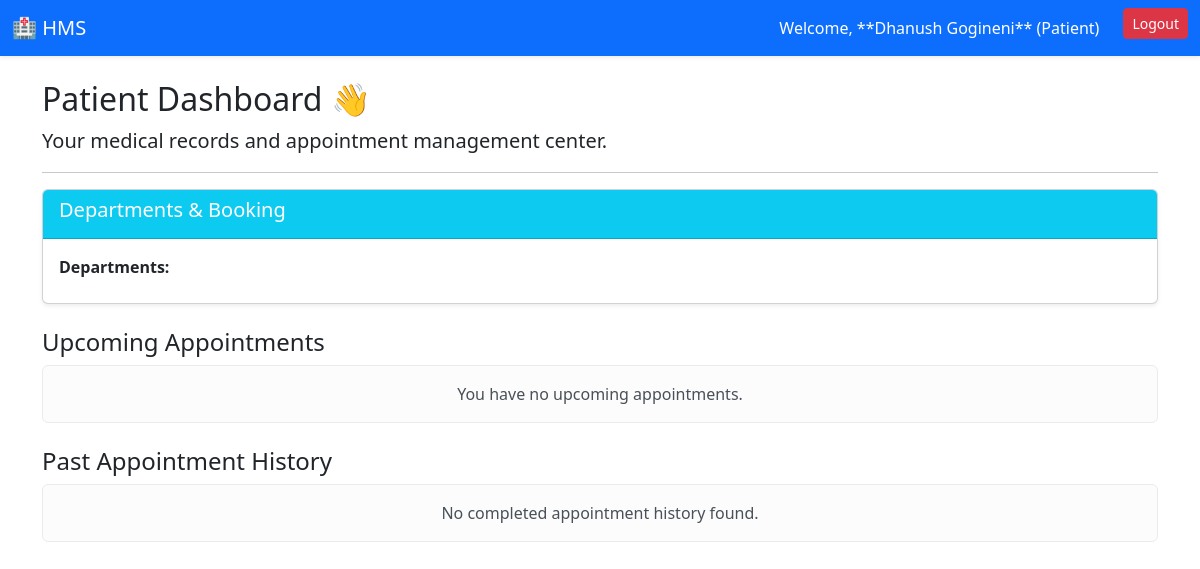
Before: /patient/dashboard (signed in) with the older database file.
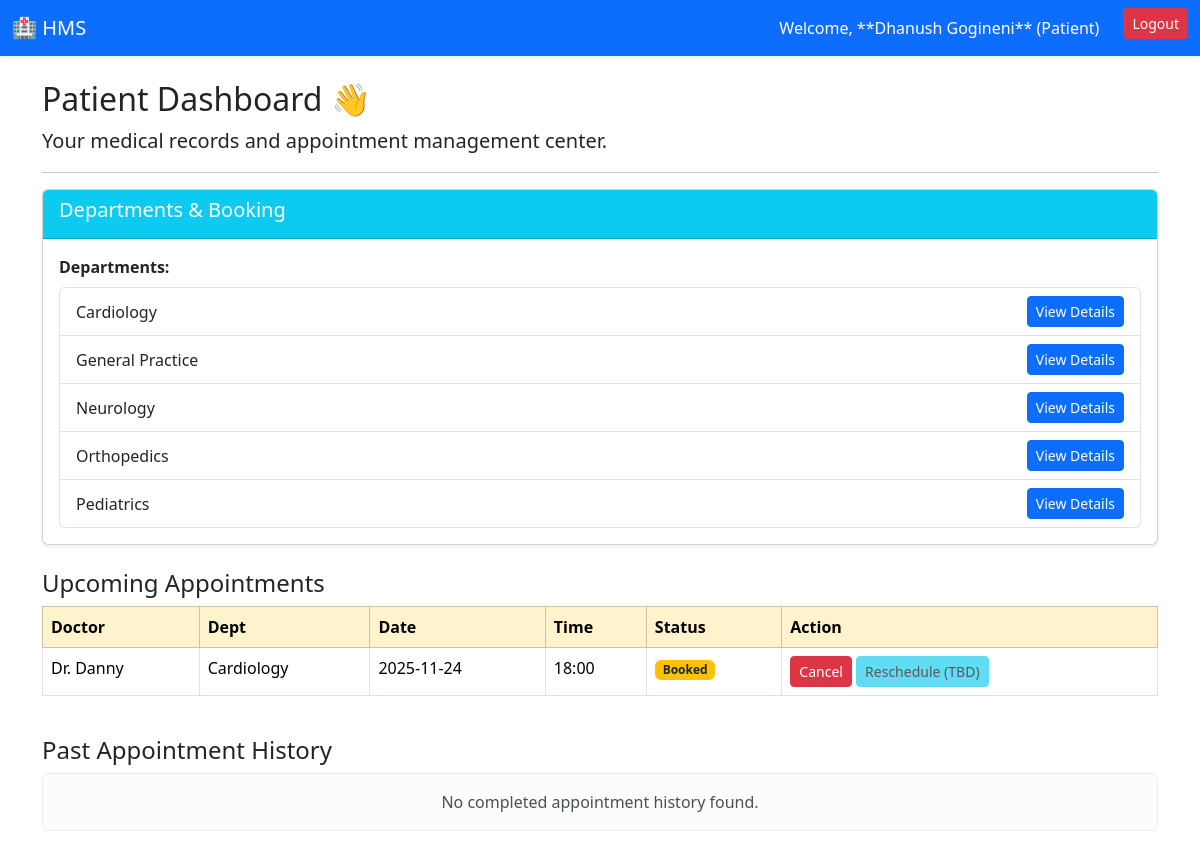
After: the same page with the newer database file.
### tables this page shows
CREATE TABLE department (
            dept_id INTEGER PRIMARY KEY AUTOINCREMENT,
            name TEXT UNIQUE NOT NULL,
            description TEXT
        );

CREATE TABLE appointment (
            app_id INTEGER PRIMARY KEY AUTOINCREMENT,
            patient_id INTEGER NOT NULL,
            doctor_id INTEGER NOT NULL,
            date TEXT NOT NULL,
            time TEXT NOT NULL,
            status TEXT NOT NULL CHECK(status IN ('Booked', 'Completed', 'Cancelled')),
            -- Prevent multiple appointments at the same date and time for the same doctor
            UNIQUE(doctor_id, date, time), 
            FOREIGN KEY (patient_id) REFERENCES patient (patient_id),
            FOREIGN KEY (doctor_id) REFERENCES doctor (doctor_id)
        );

CREATE TABLE user (
            user_id INTEGER PRIMARY KEY AUTOINCREMENT,
            username TEXT UNIQUE NOT NULL,
            password_hash TEXT NOT NULL,
            role TEXT NOT NULL CHECK(role IN ('Admin', 'Doctor', 'Patient')),
            name TEXT NOT NULL,
            contact_info TEXT,
            is_active BOOLEAN DEFAULT 1 -- For blacklisting/removal
        );

CREATE TABLE doctor (
            doctor_id INTEGER PRIMARY KEY,
            dept_id INTEGER NOT NULL,
            specialization_name TEXT NOT NULL,
            FOREIGN KEY (doctor_id) REFERENCES user (user_id),
            FOREIGN KEY (dept_id) REFERENCES department (dept_id)
        );

### app.py (the view)
@app.route('/patient/dashboard')
@login_required(role='Patient')
def patient_dashboard():
    patient_id = session['user_id']
    db = get_db()
    departments = db.execute('SELECT * FROM department ORDER BY name').fetchall()
    upcoming_appointments = db.execute('''
        SELECT a.app_id, a.date, a.time, u.name AS doctor_name, d.specialization_name, a.status
        FROM appointment a
        JOIN user u ON a.doctor_id = u.user_id
        JOIN doctor d ON a.doctor_id = d.doctor_id
        WHERE a.patient_id = ? AND a.status = 'Booked'
        ORDER BY a.date, a.time
    ''', (patient_id,)).fetchall()
    past_appointments = db.execute('''
        SELECT a.app_id, a.date, u.name AS doctor_name, d.specialization_name, t.diagnosis, t.prescription
        FROM appointment a
        JOIN user u ON a.doctor_id = u.user_id
        JOIN doctor d ON a.doctor_id = d.doctor_id
        LEFT JOIN treatment t ON a.app_id = t.app_id
        WHERE a.patient_id = ? AND a.status = 'Completed'
        ORDER BY a.date DESC
    ''', (patient_id,)).fetchall()
    return render_template('patient/dashboard.html',
                           departments=departments,
                           upcoming_appointments=upcoming_appointments,
                           past_appointments=past_appointments)

### app.py (called while the page is built, shortened)
def get_db():
    db = getattr(g, '_database', None)
    if db is None:
        db = g._database = get_db_connection()
    return db

@app.teardown_appcontext
def close_connection(exception):
    db = getattr(g, '_database', None)
    if db is not None:
        db.close()

def login_required(role=None):
    def wrapper(f):
        @wraps(f)
        def decorated_function(*args, **kwargs):
            if 'user_id' not in session:
                flash('Please log in to access this page.', 'warning')
                return redirect(url_for('login'))
            return f(*args, **kwargs)
        return decorated_function
    return wrapper

### database.py (called while the page is built)
def get_db_connection():
    conn = sqlite3.connect(DATABASE)
    conn.row_factory = sqlite3.Row
    return conn

### templates/patient/dashboard.html (shortened to what this page needs)
{% extends 'base.html' %}
{% block content %}
<h2>Patient Dashboard 👋</h2>
<p class="lead">Your medical records and appointment management center.</p>
<hr>
<div class="card mb-4 shadow-sm">
    <div class="card-header bg-info text-white">
        <h5>Departments & Booking</h5>
    </div>
    <div class="card-body">
        <p class="fw-bold mb-2">Departments:</p>
        <ul class="list-group">
            {% for dept in departments %}
                <li class="list-group-item d-flex justify-content-between align-items-center">
                    {{ dept['name'] }}
                    <a href="{{ url_for('view_department', dept_id=dept['dept_id']) }}" class="btn btn-sm btn-primary">View Details</a>
                </li>
            {% endfor %}
        </ul>
    </div>
</div>
<h4 class="mt-4">Upcoming Appointments</h4>
{% if upcoming_appointments %}
<div class="table-responsive mb-4">
    <table class="table table-bordered table-hover">
        <thead class="table-warning">
            <tr>
                <th>Doctor</th>
                <th>Dept</th>
                <th>Date</th>
                <th>Time</th>
                <th>Status</th>
                <th>Action</th>
            </tr>
        </thead>
        <tbody>
            {% for appt in upcoming_appointments %}
            <tr>
                <td>Dr. {{ appt['doctor_name'] }}</td>
                <td>{{ appt['specialization_name'] }}</td>
                <td>{{ appt['date'] }}</td>
                <td>{{ appt['time'] }}</td>
                <td><span class="badge bg-warning text-dark">{{ appt['status'] }}</span></td>
                <td>
                    <form action="{{ url_for('patient_cancel_appointment', app_id=appt['app_id']) }}" method="POST" style="display:inline;">
                        <button type="submit" class="btn btn-sm btn-danger" onclick="return confirm('Are you sure you want to cancel this appointment?');">Cancel</button>
                    </form>
                    <a href="#" class="btn btn-sm btn-info disabled">Reschedule (TBD)</a>
                </td>
            </tr>
            {% endfor %}
        </tbody>
    </table>
</div>
{% else %}
<div class="alert alert-light text-center mb-4" role="alert">
    You have no upcoming appointments.
</div>
{% endif %}
<h4 class="mt-4">Past Appointment History</h4>
{% if past_appointments %}
<div class="accordion" id="historyAccordion">
    {% for appt in past_appointments %}
    <div class="accordion-item">
        <h2 class="accordion-header" id="heading{{ appt['app_id'] }}">
            <button class="accordion-button collapsed" type="button" data-bs-toggle="collapse" data-bs-target="#collapse{{ appt['app_id'] }}" aria-expanded="false" aria-controls="collapse{{ appt['app_id'] }}">
                **{{ appt['date'] }}** - Dr. {{ appt['doctor_name'] }} ({{ appt['specialization_name'] }})
            </button>
        </h2>
        <div id="collapse{{ appt['app_id'] }}" class="accordion-collapse collapse" aria-labelledby="heading{{ appt['app_id'] }}" data-bs-parent="#historyAccordion">
            <div class="accordion-body">
                <strong>Diagnosis:</strong> <p class="alert alert-secondary p-2 mt-1">{{ appt['diagnosis'] or 'Diagnosis not recorded.' }}</p>
                <strong>Prescription:</strong> <p class="alert alert-light p-2">{{ appt['prescription'] or 'Prescription not recorded.' }}</p>
            </div>
        </div>
    </div>
    {% endfor %}
</div>
{% else %}
<div class="alert alert-light text-center" role="alert">
    No completed appointment history found.
</div>
{% endif %}
{% endblock %}

### templates/base.html (shortened to what this page needs)
<!DOCTYPE html>
<html lang="en">
<head>
    <link href="https://cdn.jsdelivr.net/npm/bootstrap@5.3.3/dist/css/bootstrap.min.css" rel="stylesheet">
</head>
<body>
    <nav class="navbar navbar-expand-lg navbar-dark bg-primary shadow-sm">
        <div class="container-fluid">
            <a class="navbar-brand" href="{{ url_for('index') }}">🏥 HMS</a>
            <div class="collapse navbar-collapse" id="navbarNav">
                <ul class="navbar-nav ms-auto">
                    {% if 'user_id' in session %}
                        <li class="nav-item">
                            <span class="nav-link text-white me-3">
                                Welcome, **{{ session['name'] }}** ({{ session['role'] }})
                            </span>
                        </li>
                        <li class="nav-item">
                            <a class="btn btn-danger btn-sm text-white" href="{{ url_for('logout') }}">Logout</a>
                        </li>
                    {% else %}
                        <li class="nav-item"><a class="nav-link" href="{{ url_for('login') }}">Login</a></li>
                        <li class="nav-item"><a class="nav-link" href="{{ url_for('register') }}">Register (Patient)</a></li>
                    {% endif %}
                </ul>
            </div>
        </div>
    </nav>
    <div class="container mt-4">
        {% block content %}{% endblock %}
    </div>
</body>
</html>

Changed rows visible on the page:
added department: name "Cardiology"
added department: name "General Practice"
added department: name "Neurology"
added department: name "Orthopedics"
added department: name "Pediatrics"
added appointment: doctor_name "Danny", specialization_name "Cardiology", date "2025-11-24", time "18:00", status "Booked"
Other visible differences:
text no longer shown: "You have no upcoming appointments."
text now shown: "Doctor Dept Date Time Status Action"
